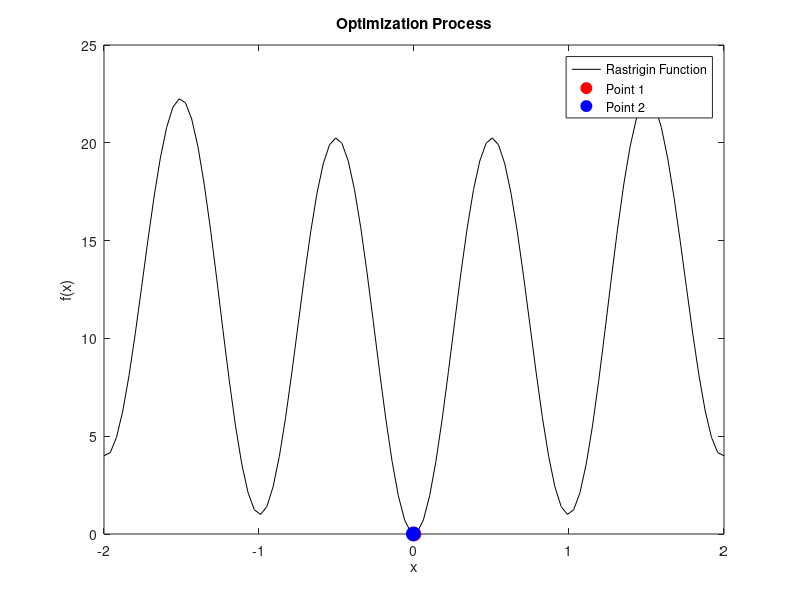

Write the MATLAB code that produced this figure.
%The climb function initializes the range for the X dimension and generates two initial random solution points (initial_solution_1 and initial_solution_2) within this range. It then conducts hill climbing optimization with a fixed step size and maximum iterations, utilizing these two points to find the best solutions. Finally, it displays the best solutions and their corresponding values before plotting the optimization process.

function climb()
    % Define the range for X dimension
    range_x = [-2, 2];
    
    % Generate initial solution points within specified range for X
    initial_solution_1 = rand() * (range_x(2) - range_x(1)) + range_x(1);
    initial_solution_2 = rand() * (range_x(2) - range_x(1)) + range_x(1);
    
    step_size = 0.1;
    max_iteration = 100;
    
    % Start hill climbing
    [final_solution_1, final_solution_2] = hill_climbing_minimize(@rastrigin, initial_solution_1, initial_solution_2, step_size, max_iteration);
    
    % Display best solutions and values
    disp('Best solution 1:');
    disp(final_solution_1);
    
    disp('Best value 1:');
    disp(rastrigin(final_solution_1));
    
    disp('Best solution 2:');
    disp(final_solution_2);
    
    disp('Best value 2:');
    disp(rastrigin(final_solution_2));
    
    % Plot final result
    plot_environment(final_solution_1, final_solution_2);
end

% The function hill_climbing_minimize iteratively updates two solutions (current_solution_1 and current_solution_2) by adding random noise to them. It evaluates the cost of these solutions using the provided cost function and updates them if a new solution improves the cost. After a specified number of iterations, it returns the final optimized solutions.

function [final_solution_1, final_solution_2] = hill_climbing_minimize(cost_function, initial_solution_1, initial_solution_2, step_size, max_iteration)
    current_solution_1 = initial_solution_1;
    current_solution_2 = initial_solution_2;
    
    for iter = 1:max_iteration
        % Generate new solutions
        new_solution_1 = current_solution_1 + step_size * randn();
        new_solution_2 = current_solution_2 + step_size * randn();
        
        % Evaluate new solutions
        new_value_1 = cost_function(new_solution_1);
        new_value_2 = cost_function(new_solution_2);
        
        % Update solutions if new solution is better
        if new_value_1 < cost_function(current_solution_1)
            current_solution_1 = new_solution_1;
        end
        if new_value_2 < cost_function(current_solution_2)
            current_solution_2 = new_solution_2;
        end
    end
    
    % Return the final solutions
    final_solution_1 = current_solution_1;
    final_solution_2 = current_solution_2;
end

% The plot_environment function visualizes the optimization process of the Rastrigin function by plotting it along with two specified points (point1 and point2). It generates 100 equally spaced values for the x-axis, evaluates the Rastrigin function for these values, and plots it. Additionally, it plots point1 and point2 as red and blue circles, respectively, on the function curve. Finally, it labels the axes, adds a title to the plot, and includes a legend indicating the Rastrigin function, Point 1, and Point 2.

function plot_environment(point1, point2)
    x = linspace(-2, 2, 100);
    y = rastrigin(x);
    
    figure;
    plot(x, y, 'k');
    hold on;
    plot(point1, rastrigin(point1), 'ro', 'MarkerFaceColor', 'r', 'MarkerSize', 10);
    plot(point2, rastrigin(point2), 'bo', 'MarkerFaceColor', 'b', 'MarkerSize', 10);
    hold off;
    xlabel('x');
    ylabel('f(x)');
    title('Optimization Process');
    legend('Rastrigin Function', 'Point 1', 'Point 2');
end

% The rastrigin function calculates the value of the Rastrigin function for a given input x. It involves a standard mathematical expression that incorporates squaring x, applying cosine, and adding constants. This function encapsulates the Rastrigin formula, providing a convenient way to evaluate it for optimization tasks.

function value = rastrigin(x)
    % Rastrigin function
    A = 10;
    value = A + x.^2 - A * cos(2 * pi * x);
end
